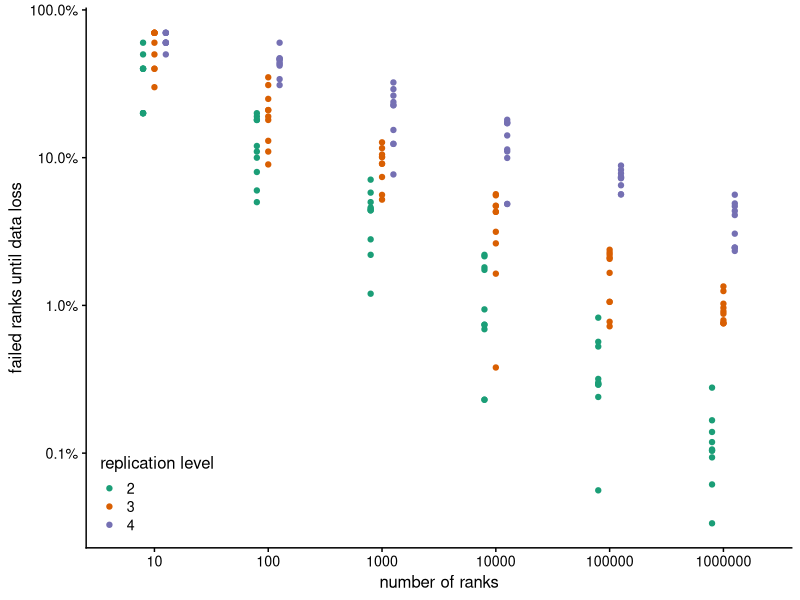
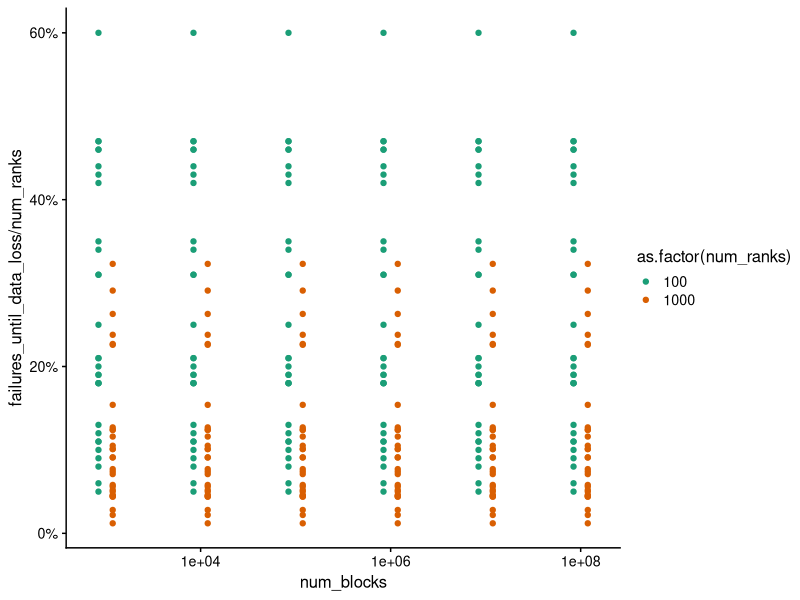

Source code (R) for these figures, in order:
library(ggplot2)
library(dplyr)
library(readr)
library(cowplot)

# Set the current working directory
setwd("~/projects/ReStore/experiments/simulate-failures-until-data-loss")

# Load the simulations' results
data <- read_csv("simulate_failures_until_data_loss.csv",
  col_types = cols(
    simulation_id = col_character(),
    mode = col_character(),
    seed = col_integer(),
    num_ranks = col_integer(),
    num_blocks = col_integer(),
    replication_level = col_integer(),
    failures_until_data_loss = col_integer()
))

# Plot: Keep the number of blocks constant, color code the replication level k and vary the number of ranks
data %>%
  filter(simulation_id == "indep-ranks-rankwise") %>%
  ggplot(aes(x = as.factor(num_ranks), y = failures_until_data_loss/num_ranks, color = as.factor(replication_level))) +
    geom_point(position = position_dodge(0.3)) +
    #scale_x_log10() +
    scale_y_log10(labels = scales::percent) +
    scale_color_brewer(palette = "Dark2") +
    theme_cowplot(12) +
    xlab("number of ranks") +
    ylab("failed ranks until data loss") +
    labs(color = "replication level") +
    theme(legend.position = c(0.02, 0.1))

# Keep k and the number of ranks constant, vary the number of blocks
# Ad expected, the number of blocks does not change anything
data %>%
  filter(simulation_id == "indep-blocks") %>%
  ggplot(aes(x = num_blocks, y = failures_until_data_loss/num_ranks, color = as.factor(num_ranks))) +
  geom_point(position = position_dodge(0.3)) +
  scale_x_log10() +
  scale_y_continuous(labels = scales::percent) +
  scale_color_brewer(palette = "Dark2") +
  theme_cowplot(12)

# Simulate node and rack failures